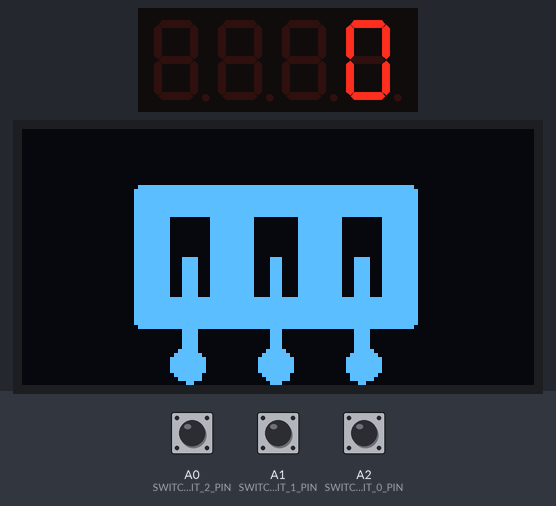
The sketch below on a simulated Arduino Uno, built with avr-gcc and run on an emulated ATmega328P. On the bench: 4-digit seven-segment display, 128×64 one-colour display. The test bench sets the inputs (shaded band); at power-on: A0 (SWITCH_BIT_2_PIN) LOW, A1 (SWITCH_BIT_1_PIN) LOW, A2 (SWITCH_BIT_0_PIN) LOW. What the sketch prints to the serial monitor is not drawn.

Above: at 1.3 s.
1.4 s: A0 (SWITCH_BIT_2_PIN) pulled HIGH for 1 s
At 2.2 s:
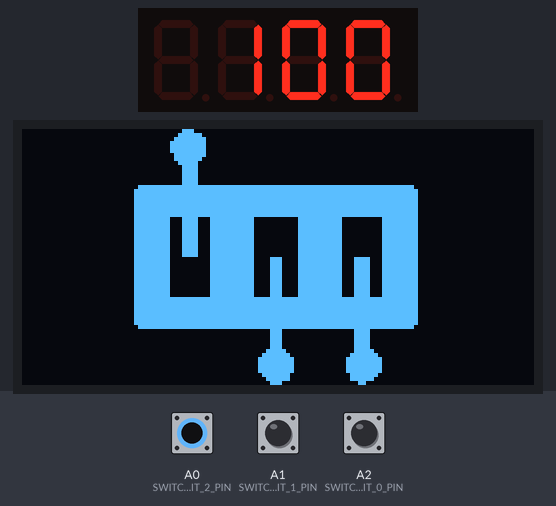
4.0 s: A1 (SWITCH_BIT_1_PIN) pulled HIGH for 0.25 s
At 4.34 s:
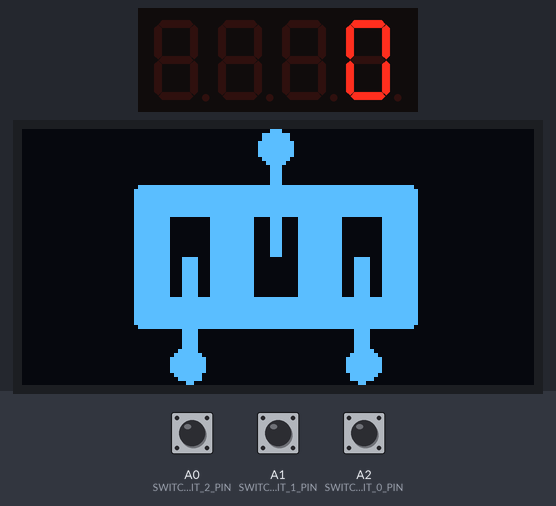
5.8 s: A2 (SWITCH_BIT_0_PIN) pulled HIGH for 0.25 s
At 6.2 s:
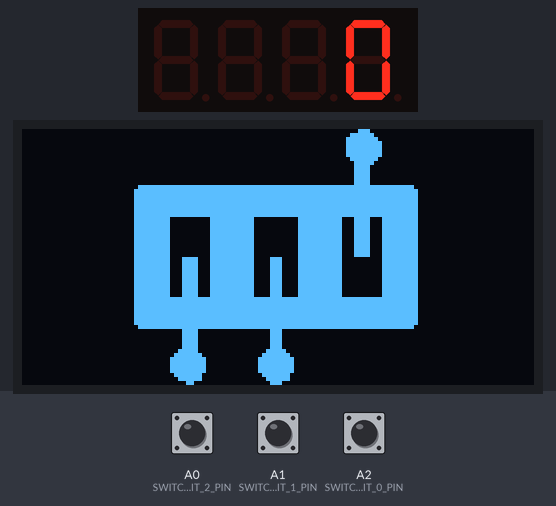
7.7 s: A2 (SWITCH_BIT_0_PIN) pulled HIGH for 3.2 s
At 8.8 s:
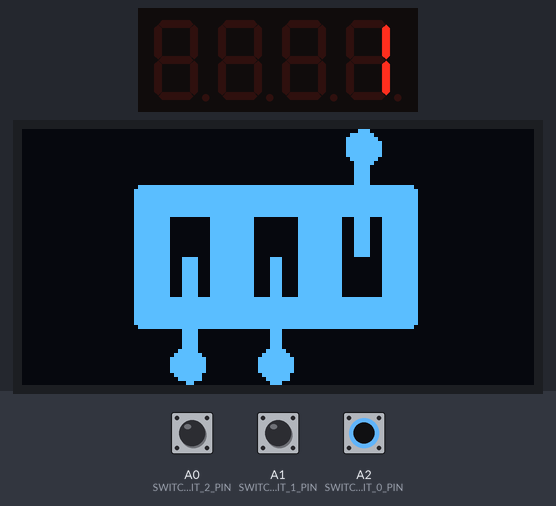
12.5 s: A0 (SWITCH_BIT_2_PIN) pulled HIGH for 3.2 s
At 12.61 s:
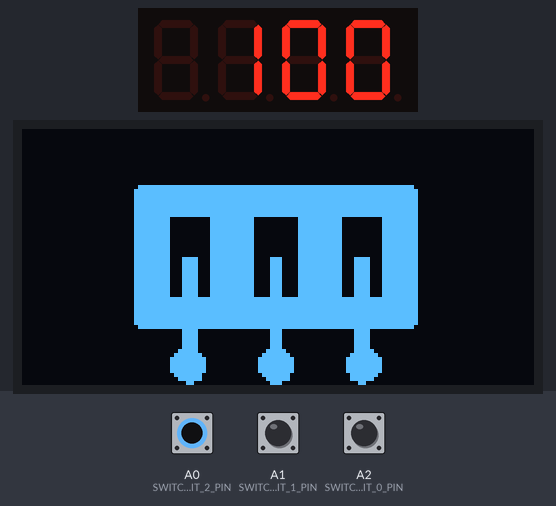
17.4 s: A0 (SWITCH_BIT_2_PIN) driven HIGH and A1 (SWITCH_BIT_1_PIN) driven HIGH
At 18.1 s:
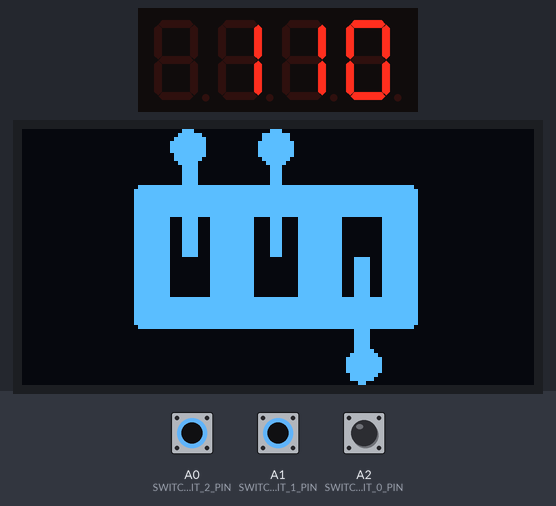
Timing chart, 0 to 20.1 s (numbered marks = the images above; inputs shaded):
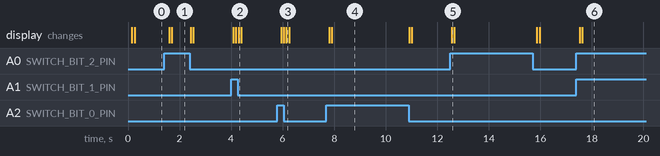

The sketch:

autopilot.ino
```cpp
#include "Arduino.h"
#include <U8g2lib.h>
#include "Wire.h"

U8G2_SH1106_128X64_NONAME_2_HW_I2C lander_display(U8G2_R0, /* reset=*/U8X8_PIN_NONE);

#include "switch_bitmaps.h"
#include "logging.h"

const static char* SWITCH_BITMAPS[] = {
  SWITCHES_ZERO,
  SWITCHES_ONE,
  SWITCHES_TWO,
  SWITCHES_THREE,
  SWITCHES_FOUR,
  SWITCHES_FIVE,
  SWITCHES_SIX,
  SWITCHES_SEVEN,
};

#include <TM1637Display.h>

const byte BITMAP_NUMBER_DISPLAY_DIO_PIN = 4;
const byte BITMAP_NUMBER_DISPLAY_CLK_PIN = 5;

TM1637Display bitmap_number_display(BITMAP_NUMBER_DISPLAY_CLK_PIN, BITMAP_NUMBER_DISPLAY_DIO_PIN);

const byte SWITCH_BIT_0_PIN = A2;
const byte SWITCH_BIT_1_PIN = A1;
const byte SWITCH_BIT_2_PIN = A0;

void setup(void) {
  Log::begin();

  bitmap_number_display.setBrightness(7);
  bitmap_number_display.clear();

  pinMode(SWITCH_BIT_0_PIN, INPUT);
  pinMode(SWITCH_BIT_1_PIN, INPUT);
  pinMode(SWITCH_BIT_2_PIN, INPUT);

  lander_display.begin();
}

void loop(void) {
  byte x_offset = (lander_display.getDisplayWidth() - BITMAP_WIDTH) / 2;
  byte y_offset = (lander_display.getDisplayHeight() - BITMAP_HEIGHT) / 2;

  byte switch_value  = 0;
  switch_value |=  digitalRead(SWITCH_BIT_0_PIN) == HIGH ? 1 : 0;
  switch_value |= (digitalRead(SWITCH_BIT_1_PIN) == HIGH ? 1 : 0) << 1;
  switch_value |= (digitalRead(SWITCH_BIT_2_PIN) == HIGH ? 1 : 0) << 2;

  int value = (100*((0x04&switch_value)>>2)) + (10*((0x02&switch_value)>>1)) + (0x01&switch_value);
  Log::println("Switches: %03d", value);

  bitmap_number_display.showNumberDecEx(value);

  lander_display.firstPage();
  do {
    lander_display.drawXBMP(x_offset, y_offset, BITMAP_WIDTH, BITMAP_HEIGHT, SWITCH_BITMAPS[switch_value]);
  } while (lander_display.nextPage());

  delay(100);
}
```

logging.h
```cpp
class Log {
  public:
    static void begin() {
      Serial.begin(9600);
      delay(100);
    }

    static void println(const char* format, ...) {
      char buffer[100];
      va_list args;
      va_start(args, format);
      vsnprintf(buffer, sizeof(buffer), format, args);
      va_end(args);
      Serial.println(buffer);
    }

    static void print(const char* format, ...) {
      char buffer[100];
      va_list args;
      va_start(args, format);
      vsnprintf(buffer, sizeof(buffer), format, args);
      va_end(args);
      Serial.print(buffer);
    }
};
```

Source omitted: itch_bitmaps.h (data table, 28693 bytes)

Measured:
- after the input at 1.4 s, the display: first changes after 0.20 s (image 1 shows a later state)
- after the input at 4.0 s, the display: first changes after 0.08 s (image 2 shows a later state)
- after the input at 5.8 s, the display: first changes after 0.14 s (image 3 shows a later state)
- after the input at 7.7 s, the display: first changes after 0.10 s (image 4 shows a later state)
- after the input at 12.5 s, the display: changes after 0.06 s (image 5)
- after the input at 17.4 s, the display: first changes after 0.12 s (image 6 shows a later state)
